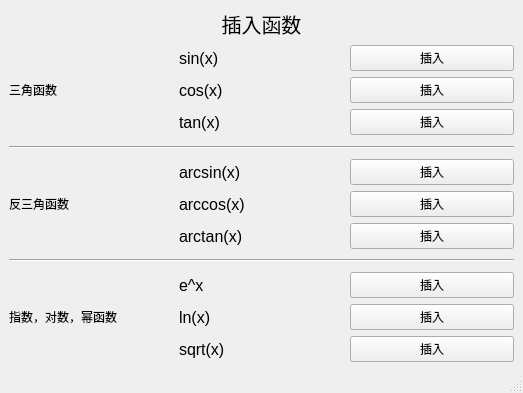
<?xml version="1.0" encoding="UTF-8"?>
<ui version="4.0">
 <class>FunctionInput</class>
 <widget class="QMainWindow" name="FunctionInput">
  <property name="geometry">
   <rect>
    <x>0</x>
    <y>0</y>
    <width>523</width>
    <height>393</height>
   </rect>
  </property>
  <property name="windowTitle">
   <string>MainWindow</string>
  </property>
  <widget class="QWidget" name="centralwidget">
   <layout class="QVBoxLayout" name="verticalLayout">
    <item>
     <layout class="QGridLayout" name="gridLayout">
      <item row="10" column="1">
       <widget class="QLabel" name="lnx">
        <property name="sizePolicy">
         <sizepolicy hsizetype="Preferred" vsizetype="Expanding">
          <horstretch>0</horstretch>
          <verstretch>0</verstretch>
         </sizepolicy>
        </property>
        <property name="font">
         <font>
          <pointsize>12</pointsize>
         </font>
        </property>
        <property name="text">
         <string>ln(x)</string>
        </property>
       </widget>
      </item>
      <item row="8" column="0" colspan="3">
       <widget class="Line" name="line">
        <property name="sizePolicy">
         <sizepolicy hsizetype="Minimum" vsizetype="Expanding">
          <horstretch>0</horstretch>
          <verstretch>0</verstretch>
         </sizepolicy>
        </property>
        <property name="orientation">
         <enum>Qt::Horizontal</enum>
        </property>
       </widget>
      </item>
      <item row="4" column="0" colspan="3">
       <widget class="Line" name="line_2">
        <property name="sizePolicy">
         <sizepolicy hsizetype="Minimum" vsizetype="Expanding">
          <horstretch>0</horstretch>
          <verstretch>0</verstretch>
         </sizepolicy>
        </property>
        <property name="orientation">
         <enum>Qt::Horizontal</enum>
        </property>
       </widget>
      </item>
      <item row="10" column="0">
       <widget class="QLabel" name="zdhfun">
        <property name="sizePolicy">
         <sizepolicy hsizetype="Preferred" vsizetype="Expanding">
          <horstretch>0</horstretch>
          <verstretch>0</verstretch>
         </sizepolicy>
        </property>
        <property name="text">
         <string>指数，对数，幂函数</string>
        </property>
       </widget>
      </item>
      <item row="1" column="1">
       <widget class="QLabel" name="sinx">
        <property name="sizePolicy">
         <sizepolicy hsizetype="Preferred" vsizetype="Expanding">
          <horstretch>0</horstretch>
          <verstretch>0</verstretch>
         </sizepolicy>
        </property>
        <property name="font">
         <font>
          <pointsize>12</pointsize>
         </font>
        </property>
        <property name="text">
         <string>sin(x)</string>
        </property>
       </widget>
      </item>
      <item row="1" column="2">
       <widget class="QPushButton" name="sinxbtn">
        <property name="sizePolicy">
         <sizepolicy hsizetype="Minimum" vsizetype="Expanding">
          <horstretch>0</horstretch>
          <verstretch>0</verstretch>
         </sizepolicy>
        </property>
        <property name="text">
         <string>插入</string>
        </property>
       </widget>
      </item>
      <item row="2" column="2">
       <widget class="QPushButton" name="cosxbtn">
        <property name="sizePolicy">
         <sizepolicy hsizetype="Minimum" vsizetype="Expanding">
          <horstretch>0</horstretch>
          <verstretch>0</verstretch>
         </sizepolicy>
        </property>
        <property name="text">
         <string>插入</string>
        </property>
       </widget>
      </item>
      <item row="3" column="1">
       <widget class="QLabel" name="tanx">
        <property name="sizePolicy">
         <sizepolicy hsizetype="Preferred" vsizetype="Expanding">
          <horstretch>0</horstretch>
          <verstretch>0</verstretch>
         </sizepolicy>
        </property>
        <property name="font">
         <font>
          <pointsize>12</pointsize>
         </font>
        </property>
        <property name="text">
         <string>tan(x)</string>
        </property>
       </widget>
      </item>
      <item row="3" column="2">
       <widget class="QPushButton" name="tanxbtn">
        <property name="sizePolicy">
         <sizepolicy hsizetype="Minimum" vsizetype="Expanding">
          <horstretch>0</horstretch>
          <verstretch>0</verstretch>
         </sizepolicy>
        </property>
        <property name="text">
         <string>插入</string>
        </property>
       </widget>
      </item>
      <item row="2" column="1">
       <widget class="QLabel" name="cosx">
        <property name="sizePolicy">
         <sizepolicy hsizetype="Preferred" vsizetype="Expanding">
          <horstretch>0</horstretch>
          <verstretch>0</verstretch>
         </sizepolicy>
        </property>
        <property name="font">
         <font>
          <pointsize>12</pointsize>
         </font>
        </property>
        <property name="text">
         <string>cos(x)</string>
        </property>
       </widget>
      </item>
      <item row="2" column="0">
       <widget class="QLabel" name="trifun">
        <property name="sizePolicy">
         <sizepolicy hsizetype="Preferred" vsizetype="Expanding">
          <horstretch>0</horstretch>
          <verstretch>0</verstretch>
         </sizepolicy>
        </property>
        <property name="text">
         <string>三角函数</string>
        </property>
       </widget>
      </item>
      <item row="5" column="1">
       <widget class="QLabel" name="arcsinx">
        <property name="sizePolicy">
         <sizepolicy hsizetype="Preferred" vsizetype="Expanding">
          <horstretch>0</horstretch>
          <verstretch>0</verstretch>
         </sizepolicy>
        </property>
        <property name="font">
         <font>
          <pointsize>12</pointsize>
         </font>
        </property>
        <property name="text">
         <string>arcsin(x)</string>
        </property>
       </widget>
      </item>
      <item row="10" column="2">
       <widget class="QPushButton" name="lnxbtn">
        <property name="sizePolicy">
         <sizepolicy hsizetype="Minimum" vsizetype="Expanding">
          <horstretch>0</horstretch>
          <verstretch>0</verstretch>
         </sizepolicy>
        </property>
        <property name="text">
         <string>插入</string>
        </property>
       </widget>
      </item>
      <item row="6" column="1">
       <widget class="QLabel" name="arccosx">
        <property name="sizePolicy">
         <sizepolicy hsizetype="Preferred" vsizetype="Expanding">
          <horstretch>0</horstretch>
          <verstretch>0</verstretch>
         </sizepolicy>
        </property>
        <property name="font">
         <font>
          <pointsize>12</pointsize>
         </font>
        </property>
        <property name="text">
         <string>arccos(x)</string>
        </property>
       </widget>
      </item>
      <item row="9" column="2">
       <widget class="QPushButton" name="exbtn">
        <property name="sizePolicy">
         <sizepolicy hsizetype="Minimum" vsizetype="Expanding">
          <horstretch>0</horstretch>
          <verstretch>0</verstretch>
         </sizepolicy>
        </property>
        <property name="text">
         <string>插入</string>
        </property>
       </widget>
      </item>
      <item row="11" column="1">
       <widget class="QLabel" name="sqrtx">
        <property name="sizePolicy">
         <sizepolicy hsizetype="Preferred" vsizetype="Expanding">
          <horstretch>0</horstretch>
          <verstretch>0</verstretch>
         </sizepolicy>
        </property>
        <property name="font">
         <font>
          <pointsize>12</pointsize>
         </font>
        </property>
        <property name="text">
         <string>sqrt(x)</string>
        </property>
       </widget>
      </item>
      <item row="11" column="2">
       <widget class="QPushButton" name="sqrtbtn">
        <property name="sizePolicy">
         <sizepolicy hsizetype="Minimum" vsizetype="Expanding">
          <horstretch>0</horstretch>
          <verstretch>0</verstretch>
         </sizepolicy>
        </property>
        <property name="text">
         <string>插入</string>
        </property>
       </widget>
      </item>
      <item row="5" column="2">
       <widget class="QPushButton" name="arcsinxbtn">
        <property name="sizePolicy">
         <sizepolicy hsizetype="Minimum" vsizetype="Expanding">
          <horstretch>0</horstretch>
          <verstretch>0</verstretch>
         </sizepolicy>
        </property>
        <property name="text">
         <string>插入</string>
        </property>
       </widget>
      </item>
      <item row="6" column="2">
       <widget class="QPushButton" name="arccosxbtn">
        <property name="sizePolicy">
         <sizepolicy hsizetype="Minimum" vsizetype="Expanding">
          <horstretch>0</horstretch>
          <verstretch>0</verstretch>
         </sizepolicy>
        </property>
        <property name="text">
         <string>插入</string>
        </property>
       </widget>
      </item>
      <item row="7" column="2">
       <widget class="QPushButton" name="arctanxbtn">
        <property name="sizePolicy">
         <sizepolicy hsizetype="Minimum" vsizetype="Expanding">
          <horstretch>0</horstretch>
          <verstretch>0</verstretch>
         </sizepolicy>
        </property>
        <property name="text">
         <string>插入</string>
        </property>
       </widget>
      </item>
      <item row="6" column="0">
       <widget class="QLabel" name="arcfun">
        <property name="sizePolicy">
         <sizepolicy hsizetype="Preferred" vsizetype="Expanding">
          <horstretch>0</horstretch>
          <verstretch>0</verstretch>
         </sizepolicy>
        </property>
        <property name="text">
         <string>反三角函数</string>
        </property>
       </widget>
      </item>
      <item row="0" column="1">
       <widget class="QLabel" name="label">
        <property name="sizePolicy">
         <sizepolicy hsizetype="Preferred" vsizetype="Expanding">
          <horstretch>0</horstretch>
          <verstretch>0</verstretch>
         </sizepolicy>
        </property>
        <property name="font">
         <font>
          <pointsize>15</pointsize>
         </font>
        </property>
        <property name="text">
         <string>插入函数</string>
        </property>
        <property name="alignment">
         <set>Qt::AlignCenter</set>
        </property>
       </widget>
      </item>
      <item row="9" column="1">
       <widget class="QLabel" name="ex">
        <property name="sizePolicy">
         <sizepolicy hsizetype="Preferred" vsizetype="Expanding">
          <horstretch>0</horstretch>
          <verstretch>0</verstretch>
         </sizepolicy>
        </property>
        <property name="font">
         <font>
          <pointsize>12</pointsize>
         </font>
        </property>
        <property name="text">
         <string>e^x</string>
        </property>
       </widget>
      </item>
      <item row="7" column="1">
       <widget class="QLabel" name="acrtanx">
        <property name="sizePolicy">
         <sizepolicy hsizetype="Preferred" vsizetype="Expanding">
          <horstretch>0</horstretch>
          <verstretch>0</verstretch>
         </sizepolicy>
        </property>
        <property name="font">
         <font>
          <pointsize>12</pointsize>
         </font>
        </property>
        <property name="text">
         <string>arctan(x)</string>
        </property>
       </widget>
      </item>
     </layout>
    </item>
   </layout>
  </widget>
  <widget class="QMenuBar" name="menubar">
   <property name="geometry">
    <rect>
     <x>0</x>
     <y>0</y>
     <width>523</width>
     <height>17</height>
    </rect>
   </property>
  </widget>
  <widget class="QStatusBar" name="statusbar"/>
 </widget>
 <resources/>
 <connections/>
</ui>
